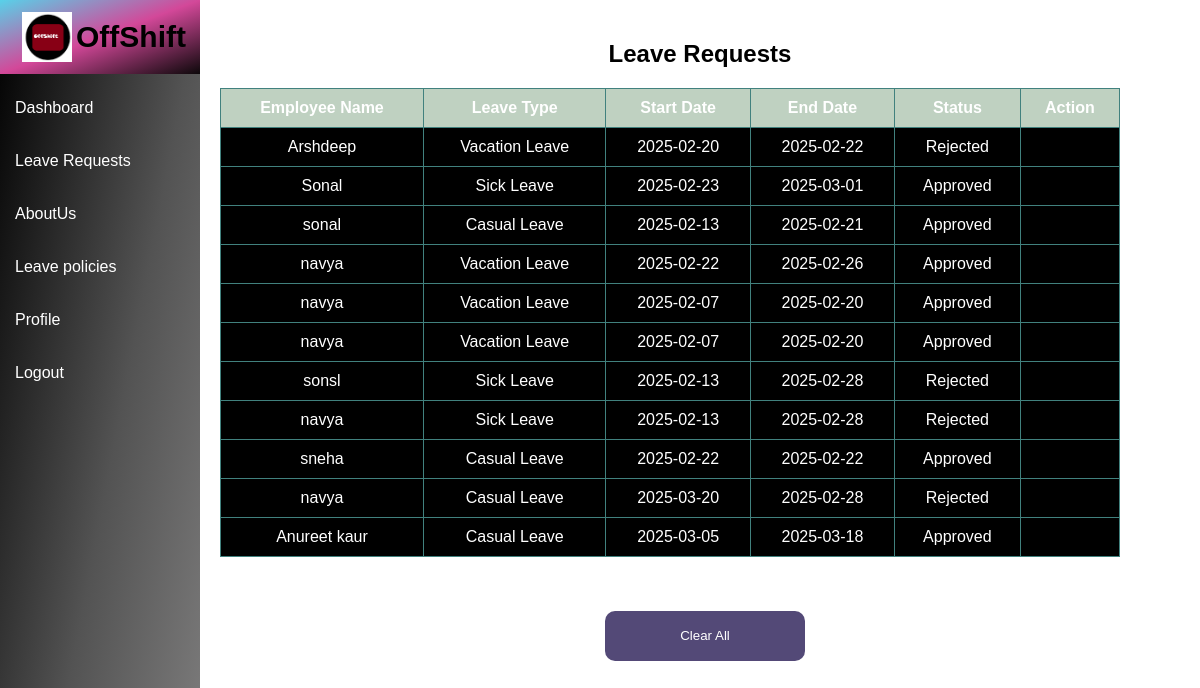
/leave, run on the app's committed database.
### models.py (models this page shows, shortened)
class LeaveRequest(db.Model,UserMixin ):
    id = db.Column(db.Integer, primary_key=True)
    employee_name = db.Column(db.String(100), nullable=False)
    leave_type = db.Column(db.String(50), nullable=False)
    start_date = db.Column(db.String(10), nullable=False)
    end_date = db.Column(db.String(10), nullable=False)
    status = db.Column(db.String(20), default="Pending")

### routes.py (the view)
@app.route('/leave')
def leave():
    leave_requests = LeaveRequest.query.all()
    return render_template('leave.html', leave_requests=leave_requests)

### templates/leave.html (shortened to what this page needs)
<!DOCTYPE html>
<html lang="en">
<head>
    <link rel="stylesheet" href="{{ url_for('static', filename='leave.css') }}">
</head>
<body>
    <div class="container">
        <nav>
            <header>
                <img id="logo1" src="{{ url_for('static', filename='images/logo.png') }}" alt="">
                <div id="logo" class="shadows-into-light-regular">OffShift</div>
            </header>
            <ul>
                <li><a href="{{ url_for('index') }}">Dashboard</a></li>
                <li><a href="{{ url_for('leave') }}">Leave Requests</a></li>
                <li><a href="{{ url_for('AboutUs') }}">AboutUs</a></li>
                <li><a href="{{ url_for('policy') }}">Leave policies</a></li>
                <li><a href="{{ url_for('profile')}}">Profile</a></li>
                <li><a href="/logout">Logout</a></li>
            </ul>
        </nav>
        <div id="main">
            <h2>Leave Requests</h2>
            <table>
                <thead>
                    <tr>
                        <th>Employee Name</th>
                        <th>Leave Type</th>
                        <th>Start Date</th>
                        <th>End Date</th>
                        <th>Status</th>
                        <th>Action</th>
                    </tr>
                </thead>
                <tbody>
                    {% for request in leave_requests %}
                    <tr>
                        <td>{{ request.employee_name }}</td>
                        <td>{{ request.leave_type }}</td>
                        <td>{{ request.start_date }}</td>
                        <td>{{ request.end_date }}</td>
                        <td>{{ request.status }}</td>
                        <td>
                        </td>
                    </tr>
                    {% endfor %}
                </tbody>
            </table>
            <br><br><br>
            <form action="{{ url_for('clear') }}" method="POST">
                <button id="clear" type="submit">Clear All</button>
            </form>
        </div>
    </div>
</body>
</html>

### static/leave.css (style rules this page uses)
body { font-family: Arial, sans-serif; margin: 0; padding: 0; background-image: url('https://cdn.pixabay.com/photo/2017/03/01/22/09/background-2109754_1280.jpg') ; }
.container { display: flex; }
header { background: linear-gradient(to bottom right,rgb(88, 209, 233),rgb(211, 72, 153),rgb(12, 8, 10)); color: BLACK; padding: 10px 20px; margin:0 ; flex: 0 ; display: flex; align-items: center; }
header #logo { color:black; font-size:30px; font-weight: bold; margin-right:0; padding:2px; }
header #logo1 { height:50px; width:50px; padding:2px; }
nav { background: linear-gradient(to bottom right,black,rgb(83, 83, 83),rgb(139, 138, 138)); color: white; width: 200px; height: 130vh; padding: 0; margin: 0; }
nav ul { list-style: none; padding: 0; margin: 0; }
nav ul li { margin: 15px 0; }
nav ul li a { color: white; text-decoration: none; padding: 10px 15px; display: block; }
#main { flex: 1; margin-top: 20px; }
h2 { text-align: center; }
table { background-color: rgb(0, 0, 0); color: white; width: 90%; border-collapse: collapse; margin-top: 20px; margin-left: 20px; }
th, td { padding: 10px; border: 1px solid #41817e; text-align: center; }
th { background-color: #bfd1c1; }
form { display: inline-block; margin: 0 5px; }
button { padding: 5px 10px; background-color: #4caf7a; color: white; border: none; cursor: pointer; }
#clear { height: 50px; width: 200px; background-color: #534977; border-radius: 10px; margin-left: 400px; }

### data on the page
LeaveRequest: employee_name "Arshdeep", leave_type "Vacation Leave", start_date "2025-02-20", end_date "2025-02-22", status "Rejected"
LeaveRequest: employee_name "Sonal", leave_type "Sick Leave", start_date "2025-02-23", end_date "2025-03-01", status "Approved"
LeaveRequest: employee_name "sonal", leave_type "Casual Leave", start_date "2025-02-13", end_date "2025-02-21", status "Approved"
LeaveRequest: employee_name "navya", leave_type "Vacation Leave", start_date "2025-02-22", end_date "2025-02-26", status "Approved"
LeaveRequest: employee_name "navya", leave_type "Vacation Leave", start_date "2025-02-07", end_date "2025-02-20", status "Approved"
LeaveRequest: employee_name "navya", leave_type "Vacation Leave", start_date "2025-02-07", end_date "2025-02-20", status "Approved"
LeaveRequest: employee_name "sonsl", leave_type "Sick Leave", start_date "2025-02-13", end_date "2025-02-28", status "Rejected"
LeaveRequest: employee_name "navya", leave_type "Sick Leave", start_date "2025-02-13", end_date "2025-02-28", status "Rejected"
LeaveRequest: employee_name "sneha", leave_type "Casual Leave", start_date "2025-02-22", end_date "2025-02-22", status "Approved"
LeaveRequest: employee_name "navya", leave_type "Casual Leave", start_date "2025-03-20", end_date "2025-02-28", status "Rejected"
LeaveRequest: employee_name "Anureet kaur", leave_type "Casual Leave", start_date "2025-03-05", end_date "2025-03-18", status "Approved"
